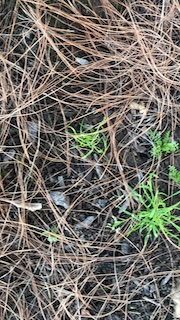
#> input picture hackFresno19/images/to_tune.JPG, 180 x 320 px, given in place of hoseOnChips.jpg, which was not available
$ python i2c_master.py   (older library calls are emulated)
#> lines starting #> are read from the running program, lines starting #| are printed output that depends on the picture; after the words box and inside, x2 and y2 are one past the last pixel; in counts of white or black regions, pixels touching at a corner belong together; pictures that were not available may be replaced by others from this repository, and a replacement may not be noted
### oldProgramFiles/pythonPrograms/process_frame.py
import cv2
from threading import Thread


class ProcessFrames:
    """Perform various image processing functions."""

    def __init__(self, camera):  # Pass address to camera (0 = builtin).
        self.capture = cv2.VideoCapture(camera)
        self.thresh_val = 59  # Threshold value
        self.height = 320
        self.width = 1080
        self.dev = 50  # Deviance allowed for contour to be within center.
        # self.invalid_frame = False  # In case of invalid frame.

    # [11 lines left out: function update_frame, not called in this run]

    def prep_frame(self, frame_to_prep):
        """Return an frame that is prepared for contour detection."""
        gray_frame = cv2.cvtColor(frame_to_prep, cv2.COLOR_BGR2GRAY)
        blur_frame = cv2.GaussianBlur(gray_frame, (5, 5), 0)
        # Adaptive threshold is used to balance shadows and
        # inconsistencies in the frame
        thresh_frame = cv2.adaptiveThreshold(blur_frame,
                                             self.thresh_val,
                                             cv2.ADAPTIVE_THRESH_MEAN_C,
                                             cv2.THRESH_BINARY_INV,
                                             11,
                                             2)
        prepped_frame = thresh_frame
        return prepped_frame

    def largest_contour(self, frame_to_search):
        """Find all contours in a frame. Return sorted list."""
        _, contours, _ = cv2.findContours(frame_to_search,
                                          # Return outermost contours.
                                          cv2.RETR_EXTERNAL,
                                          cv2.CHAIN_APPROX_SIMPLE)  # Compress straight segments into points.
        # Return sorted list, biggest -> smallest, if list not empty.
        if contours:
            return sorted(contours, key=cv2.contourArea, reverse=True)[0]
        else:
            # Return empty list.
            return []

    # [8 lines of commented-out code are left out]

    def center_coordinates(self, contour):
        """Returns x-y coordinates of a single contour."""
        try:
            if contour == -1:  # If contour is null,
                print("Contour is null.")
                return -1, -1  # Return null coordinates.
        except ValueError:  # Error from ambiguiously comparing contour obj with
                            # numerical value.
            # print("Contour not null.")
            pass
        # Else, contour is not null. Continue to processing.
        try:  # Try to calculate center of contour.
            mnt = cv2.moments(contour)  # Get data from largest contour.
            center_x = int(mnt['m10'] / mnt['m00'])
            center_y = int(mnt['m01'] / mnt['m00'])
            return center_x, center_y
        # except ZeroDivisionError:
        except:
            # If calculating center fails, send null coordinates.
            # print("Division By Zero Error, Continuing...")
            print("Some error occurred")
            return -1, -1

    def draw_crosshairs(self, frame, x, y):
        """Return frame with crosshair drawn at x, y coordinates."""
        color = (0, 0, 255)
        thickness = 3
        # Draw horizontal line on frame.
        cv2.line(frame, (0, y), (self.width, y), color, thickness)
        # Draw vertical line on frame.
        cv2.line(frame, (x, 0), (x, self.height), color, thickness)
        return frame

    def show_frame(self, frame_to_show):
        cv2.imshow("Current Frame", frame_to_show)
        cv2.waitKey(0)  # Wait for key press to continue.

    def contour_pos(self, center_x, center_y):
        """Detect position of contour relative to center of frame."""
        vert_mid = self.width / 2  # Middle of frame, vertically.
        # If center of contour is to the left side of the frame.
        if center_x < 0 and center_y < 0:  # If coordinates were considered null,
            return 'c'  # Continue straight.
        elif center_x < (vert_mid - self.dev):
            return 'l'
        # If center of contour is to the right side of frame,
        elif center_x > (vert_mid + self.dev):
            return 'r'  # Go right.
        # If center of contour is within the center of frame.
        else:
            return 'c'

    def close(self):
        self.capture.release()
        return

### oldProgramFiles/pythonPrograms/i2c_master.py
import time
import cv2
# from smbus2 import SMBus
from process_frame import ProcessFrames
# from picamera.array import PiRGBArray
# from picamera import PiCamera

MTR_DRV_ADDR = 0x04
FORWARD_FLAG = 2
BACKWARD_FLAG = 3
STOP_FLAG = 4
LEFT_FLAG = 5
RIGHT_FLAG = 6
CENTER_FLAG = 7
TERMINATE_FLAG = 254
LOOP_COUNT = 0

proc = ProcessFrames(0)  # 4 = USB Camera on Rock Pi.
# bus = SMBus(1)  # Start bus on /dev/i2c-2.


def handle_comm(steer_instr, drive_instr):
    """Handle communication of I2C data to RPi."""
    # A dictionary to hold numerical values for each instruction.
    translation_dict = {
        'r': RIGHT_FLAG,
        'l': LEFT_FLAG,
        'c': CENTER_FLAG,
        'f': FORWARD_FLAG,
        'b': BACKWARD_FLAG,
        's': STOP_FLAG,
        'x': TERMINATE_FLAG
    }
    # The data structure to be sent to the arduino.
    # Holds two values in specific order.
    transfer_data = [translation_dict[steer_instr],
                     translation_dict[drive_instr]
                     ]
    print(transfer_data)
    # [5 lines of commented-out code are left out]


def main():
    # raw_frame = proc.update_frame()  # Capture new frame from camera.
    print('.')
    src = cv2.imread('pythonPrograms/hoseOnChips.jpg')
#> src is the input picture: shape (320, 180, 3); mean B, G, R 102.5, 110.5, 114.3
    print('.')
    new_h = int(src.shape[0] * .2)
#> new_h = 64
    print('.')
    new_w = int(src.shape[1] * .2)
#> new_w = 36
    print('.')
    dim = (new_w, new_h)
#> dim = (36, 64)
    print('.')
    raw_frame = cv2.resize(src, dim, interpolation=cv2.INTER_AREA)
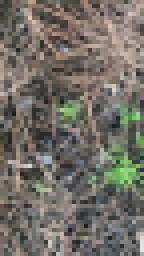
#> raw_frame: shape (64, 36, 3) (shown 4 times larger); mean B, G, R 102.5, 110.5, 114.3
    print('.')

    frame = proc.prep_frame(raw_frame)  # Prepare frame for contour detection.
#> in prep_frame, `gray_frame = cv2.cvtColor(frame_to_prep, cv2.COLOR_BGR2GRAY)`:
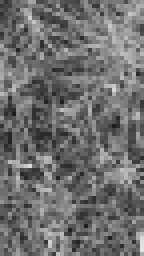
#> gray_frame: shape (64, 36) (shown 4 times larger); min 28, max 228, mean 110.7
#> in prep_frame, `blur_frame = cv2.GaussianBlur(gray_frame, (5, 5), 0)`:
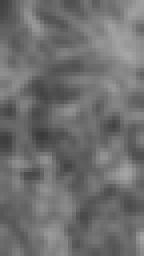
#> blur_frame: shape (64, 36) (shown 4 times larger); min 58, max 166, mean 110.7
#> in prep_frame, `thresh_frame = cv2.adaptiveThreshold(blur_frame, self.thresh_val, cv2...`:
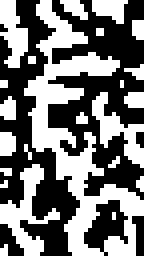
#> thresh_frame: shape (64, 36) (shown 4 times larger); values 0 (black) and 59 (white), 46.1% white; 23 white regions (16 under 20 px)
    # Find largest contour, presumably the hose.
    largest_contour = proc.largest_contour(frame)
#> in largest_contour, `_, contours, _ = cv2.findContours(frame_to_search,`: contours = 22 contours, 17 with area under 20; largest, box (x1, y1, x2, y2) and area: (6, 0, 36, 64) 533, (0, 41, 15, 64) 88, (23, 23, 36, 42) 63, (0, 0, 7, 17) 53, (23, 0, 32, 6) 25
#> largest_contour = contour of 148 points, box (x1, y1, x2, y2) (6, 0, 36, 64), area 533

    cv2.drawContours(raw_frame, [largest_contour], 0, (0, 0, 255), 3)
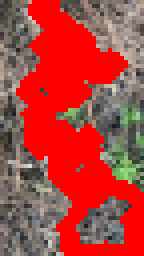
#> raw_frame: shape (64, 36, 3) (shown 4 times larger); mean B, G, R 61.4, 66.7, 176.5
    # proc.show_frame(raw_frame)

    # Compute center coordinates of contour.
    center_x, center_y = proc.center_coordinates(largest_contour)
#> in center_coordinates, `mnt = cv2.moments(contour)`: mnt = moments, m00 533, centre m10/m00, m01/m00 = (20.03, 38.18)
#> in center_coordinates, `center_x = int(mnt['m10'] / mnt['m00'])`: center_x = 20
#> in center_coordinates, `center_y = int(mnt['m01'] / mnt['m00'])`: center_y = 38
#> center_x = 20; center_y = 38
    crosshairs = proc.draw_crosshairs(raw_frame, center_x, center_y)
#> in draw_crosshairs, `cv2.line(frame, (0, y), (self.width, y), color, thickness)`:
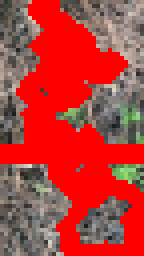
#> frame: shape (64, 36, 3) (shown 4 times larger); mean B, G, R 57.3, 62, 182.7
#> in draw_crosshairs, `cv2.line(frame, (x, 0), (x, self.height), color, thickness)`:
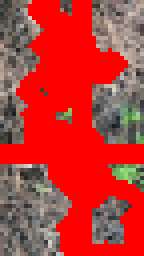
#> frame: shape (64, 36, 3) (shown 4 times larger); 3.91% of pixels changed, all inside (x1, y1, x2, y2) = (18, 0, 23, 61)
    proc.show_frame(crosshairs)
    # Return relative position of contour in frame.
    position = proc.contour_pos(center_x, center_y)
#> position = 'l'
    print("Position of Contour: " + position)
#| Position of Contour: l
    handle_comm('c', 'f')
    # [14 lines of commented-out code are left out]
while True:
    try:
        main()

    except KeyboardInterrupt:
        proc.close()
        handle_comm('x', 'x')
    # [10 lines of commented-out code are left out]
